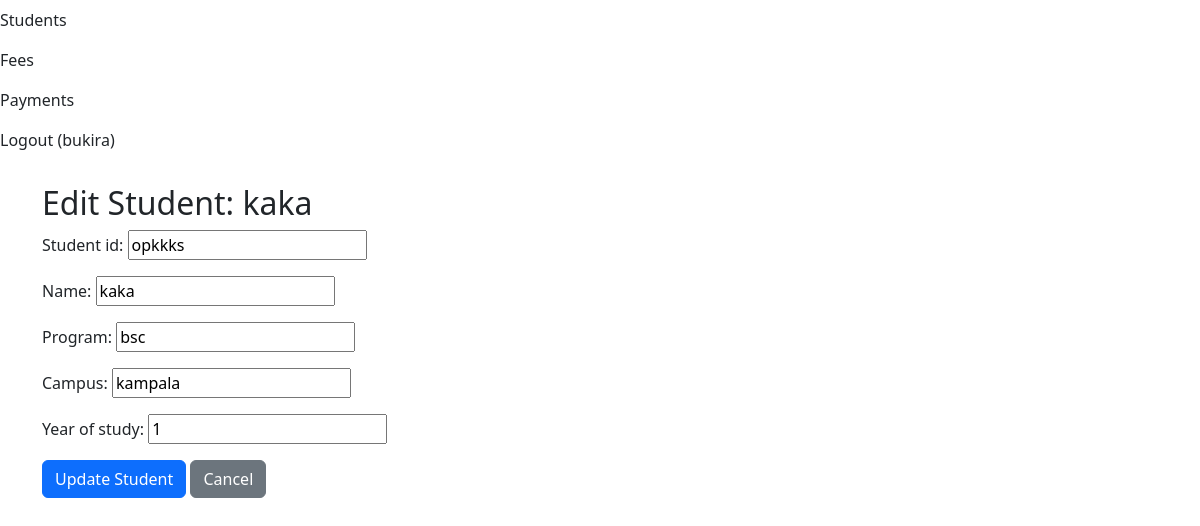
Before: /students/opkkks/edit/ (signed in) with the older database file.
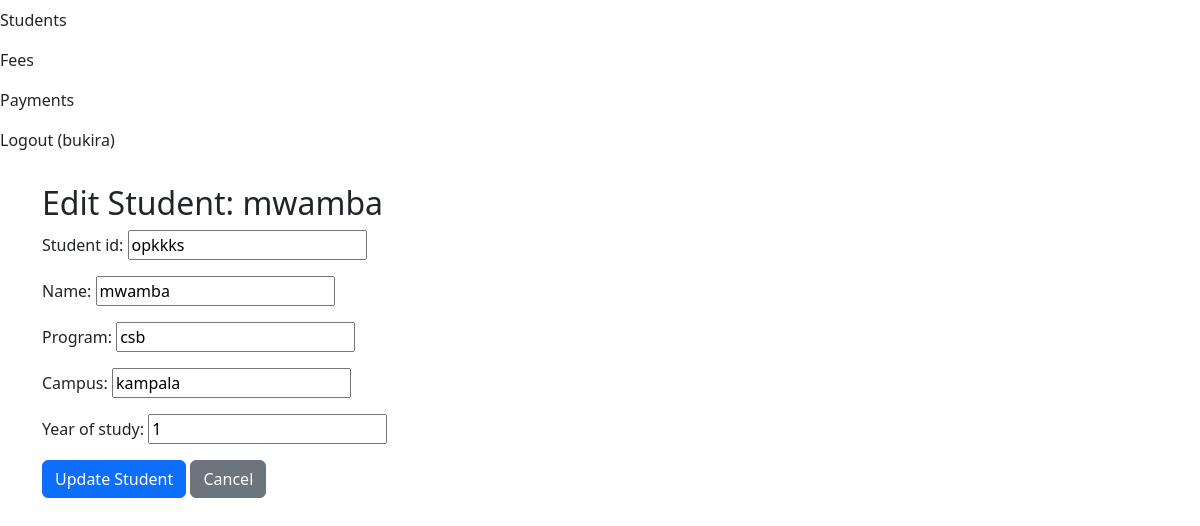
After: the same page with the newer database file.
### management/models.py (models this page shows, shortened)
class Student(models.Model):
    student_id = models.CharField(max_length=10, unique=True, primary_key=True)  # e.g., S001
    name = models.CharField(max_length=100)
    program = models.CharField(max_length=100)
    campus = models.CharField(max_length=50)
    year_of_study = models.PositiveIntegerField(validators=[MinValueValidator(1)])

### management/views.py (the view)
# urls.py: path('students/<str:student_id>/edit/', views.StudentUpdateView.as_view(), name='student_edit'),
class StudentUpdateView(LoginRequiredMixin, UpdateView):
    model = Student
    form_class = StudentForm
    template_name = 'management/student_edit.html'
    pk_url_kwarg = 'student_id'  # Use 'student_id' in URL instead of default 'pk'
    success_url = reverse_lazy('student_list')

### management/forms.py
class StudentForm(forms.ModelForm):
    class Meta:
        model = Student
        fields = ['student_id', 'name', 'program', 'campus', 'year_of_study']
        widgets = {
            'student_id': forms.TextInput(attrs={'placeholder': 'e.g., S001'}),
            'year_of_study': forms.NumberInput(attrs={'min': 1}),
        }

### templates/management/student_edit.html (shortened to what this page needs)
{% extends 'base.html' %}
{% block content %}
<h2>Edit Student: {{ object.name }}</h2>
<form method="post">
    {{ form.as_p }}
    <button type="submit" class="btn btn-primary">Update Student</button>
    <a href="{% url 'student_list' %}" class="btn btn-secondary">Cancel</a>
</form>
{% endblock %}

Changed rows visible on the page:
changed Student "opkkks": name "kaka" → "mwamba"; program "bsc" → "csb"
